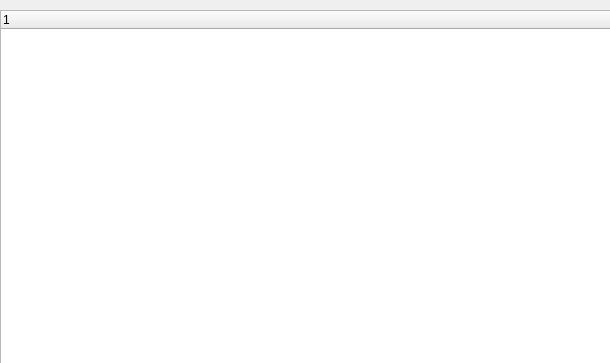
<?xml version="1.0" encoding="UTF-8"?>
<ui version="4.0">
 <class>Widget</class>
 <widget class="QWidget" name="Widget">
  <property name="geometry">
   <rect>
    <x>0</x>
    <y>0</y>
    <width>610</width>
    <height>363</height>
   </rect>
  </property>
  <property name="windowTitle">
   <string>Widget</string>
  </property>
  <widget class="QTreeWidget" name="treeWidget">
   <property name="geometry">
    <rect>
     <x>0</x>
     <y>10</y>
     <width>711</width>
     <height>601</height>
    </rect>
   </property>
   <column>
    <property name="text">
     <string notr="true">1</string>
    </property>
   </column>
  </widget>
 </widget>
 <resources/>
 <connections/>
</ui>
